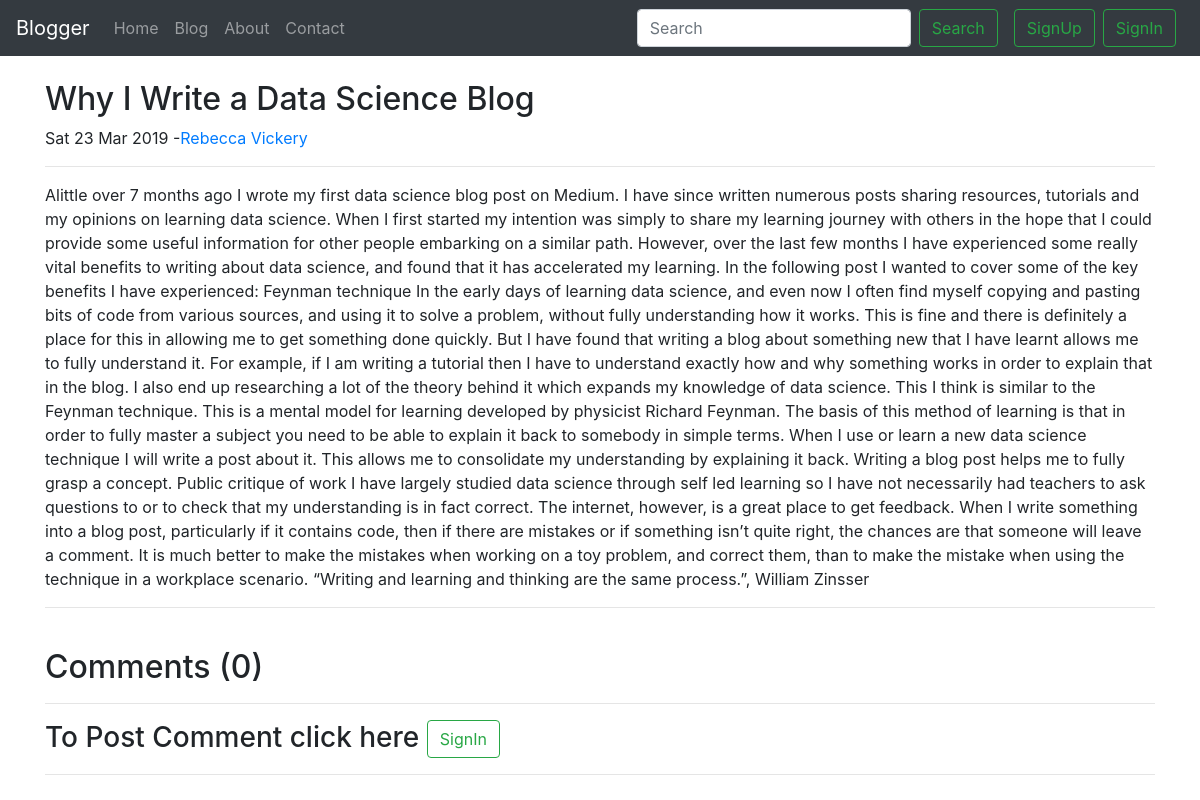
Before: /blog/Why I Write a Data Science Blog/ with the older database file.
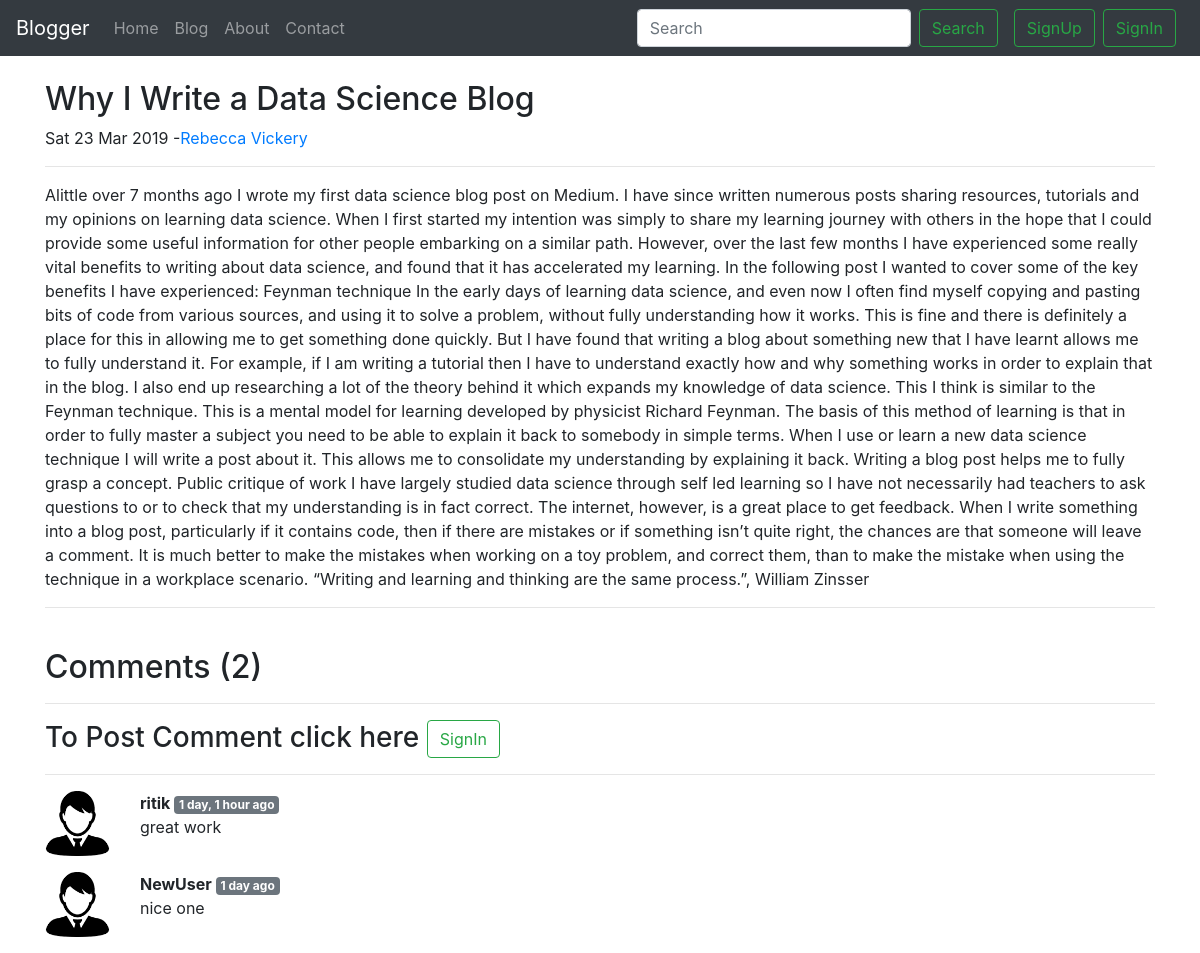
After: the same page with the newer database file.
### blog/models.py (models this page shows, shortened)
class BlogComment(models.Model):
    sno = models.AutoField(primary_key=True)
    comment = models.TextField()
    user = models.ForeignKey(User, on_delete=models.CASCADE)
    post = models.ForeignKey(Post, on_delete=models.CASCADE)
    parent = models.ForeignKey('self', on_delete=models.CASCADE, null=True)
    timestamp = models.DateTimeField(default=now)

### blog/views.py (the view)
# urls.py: path('<str:slug>/', views.blogPost, name="blogPost"),
def blogPost(request, slug):
    post = Post.objects.filter(slug=slug).first()
    comments = BlogComment.objects.filter(post=post)
    print(post)
    context = {'post': post, 'comments': comments}
    return render(request, 'blog/blogPost.html', context)

### blog/models.py (called while the page is built)
    def __str__(self):
        return 'by: '+self.author

### templates/blog/blogPost.html (shortened to what this page needs)
{% extends 'base.html'%}
{% load static %}
{% load humanize %}
{% block body %}
<div class="container">
  <div class="row my-4">
    <div class="col blog-main">
      <div class="blog-post">
        <h2 class="blog-post-title">{{post.title}}</h2>
        <p class="blog-post-meta">{{post.timeStamp|date:"D d M Y"}} -<a href="/about">{{post.author}}</a></p>
        <hr>
        <p>{{post.content}}</p>
        <hr>
      </div>
    </div>
  </div>
</div>
<div class="container">
  <h2>Comments ({{comments.count}})</h2>
  <div class="my-2">
    {% if user.is_authenticated %}
    <form action="/blog/postComment/" method="POST">
      {% csrf_token %}
      <div class="form-group">
        <label for="comment">Post Comment</label>
        <input type="text" class="form-control" name="comment" id="comment" placeholder="enter comment here">
      </div>
      <input type="hidden" name="postSno" value="{{post.sno}}">
      <button type="submit" class="btn btn-primary">Submit</button>
    </form>
    {% else %}
    <hr>
    <h3>To Post Comment click here <button type="button" class="btn btn-outline-success my-2 mr-2 my-sm-0"
        data-toggle="modal" data-target="#signinModal">
        SignIn
      </button> </h3>
    <hr>
    {% endif %}
  </div>
  {% for comment in comments%}
  <div class="row my-3">
    <div class="col-1"><img class="rounded mx-auto d-block w-100" src="/static/blog/user1.png" alt="user"></div>
    <div class="col-11">
      <b>{{comment.user.username}} <span class="badge badge-secondary">{{comment.timestamp | naturaltime}}</span> </b>
      <div>
        {{comment.comment}}
      </div>
    </div>
  </div>
  {% endfor %}
</div>
{% endblock body %}

Changed rows visible on the page:
added BlogComment: user.username "ritik", timestamp "1 day, 1 hour ago", comment "great work"
added BlogComment: user.username "NewUser", timestamp "1 day ago", comment "nice one"
Other visible differences:
{{ comments.count }}: "0" → "2"
